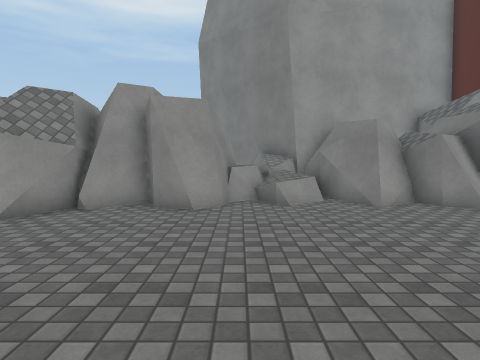
[1] (above)

20 first-person views from a walk through a Unity game level. The camera is 1.3 m above the floor, tilts 4° down and sees 75° across. The floor is counted in squares, 1 m on a side. Each view is taken from the middle of a square. On the plan, view 1 faces up. The plan holds only what a view shows up to about 14 squares ahead; the rest is blank. The place goes on beyond the plan. The player is left out. Some surface patterns are stand-ins.

[2]
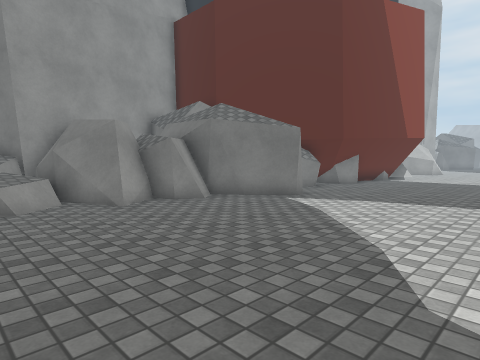

[3]
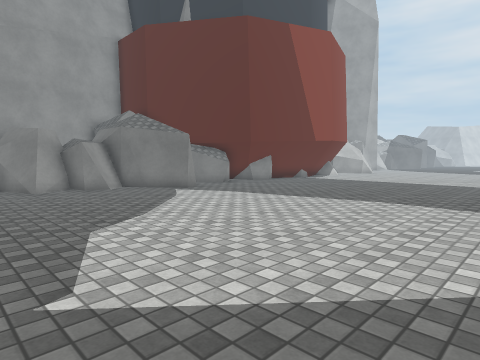

[4]
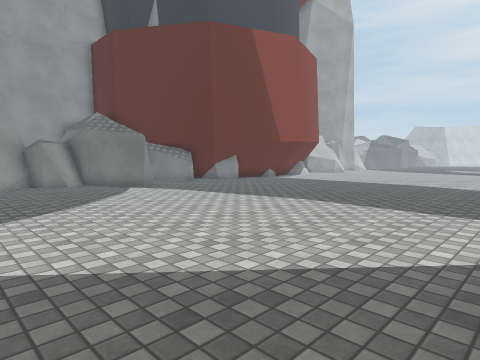

[5]
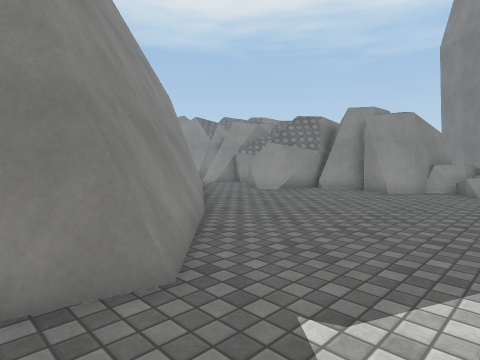

[6]
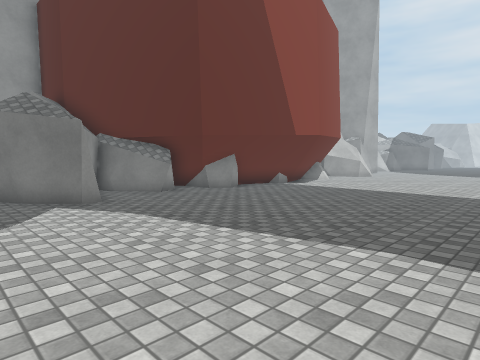

[7]
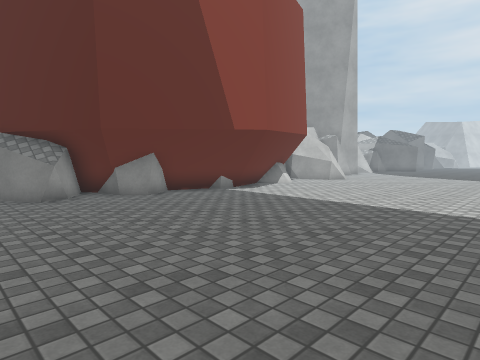

[8]
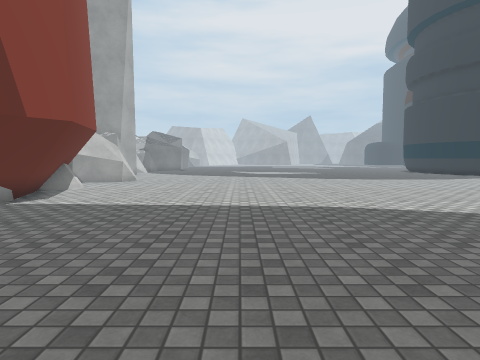

[9]
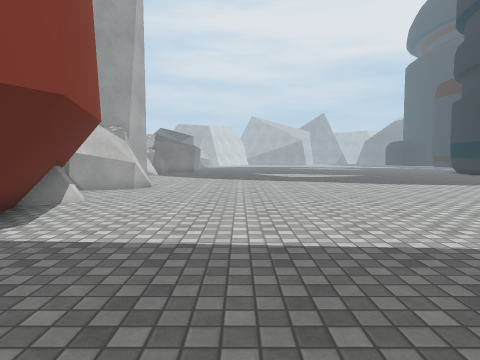

[10]
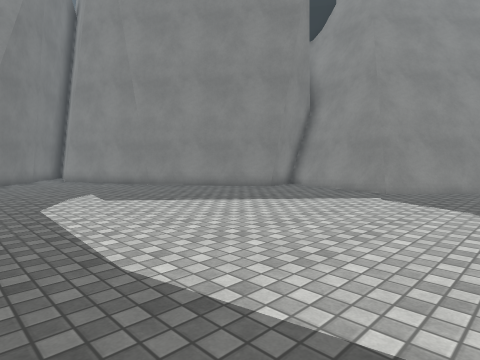

[11]
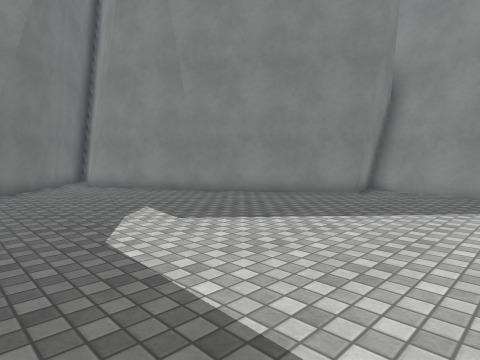

[12]
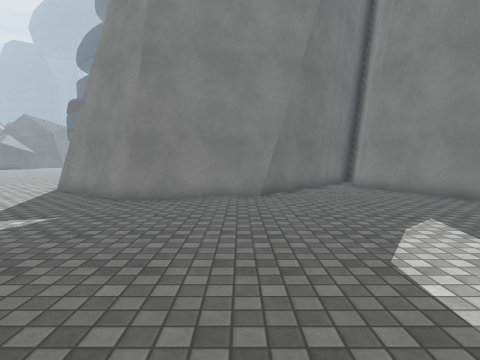

[13]
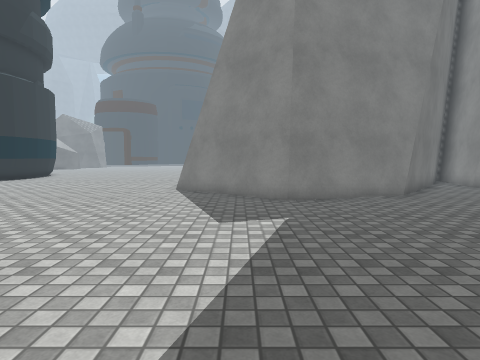

[14]
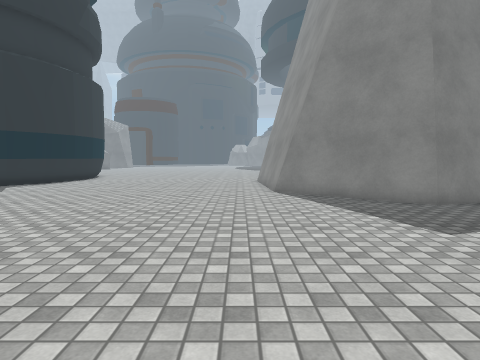

[15]
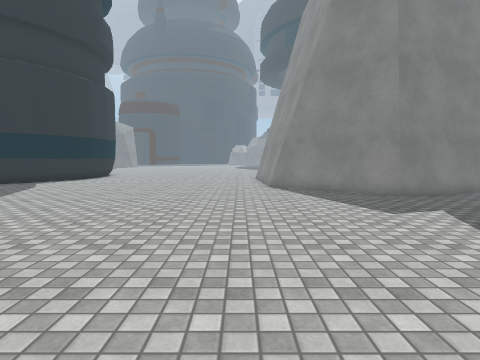

[16]
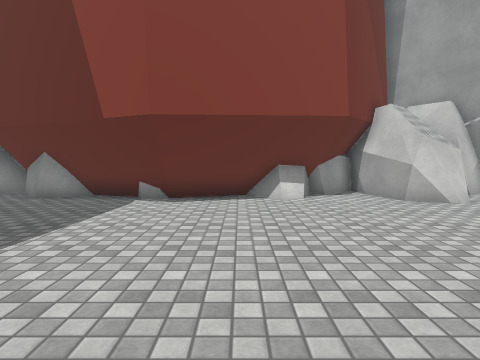

[17]
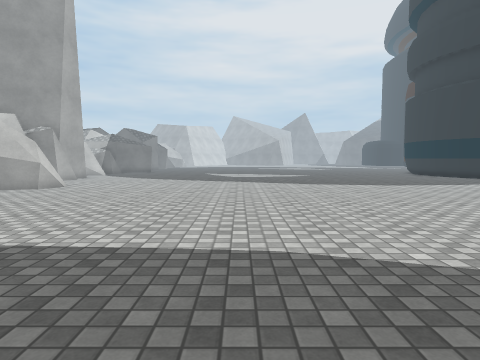

[18]
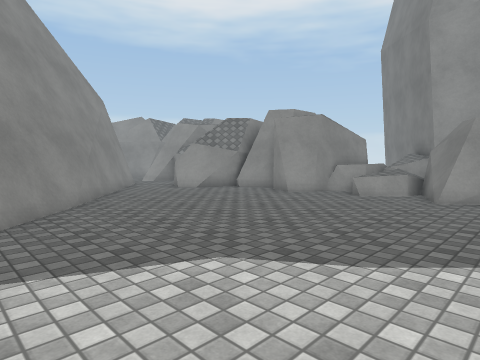

[19]
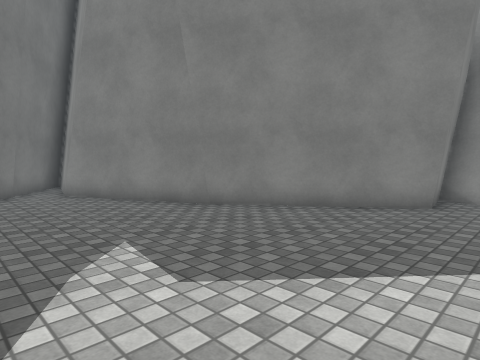

[20]
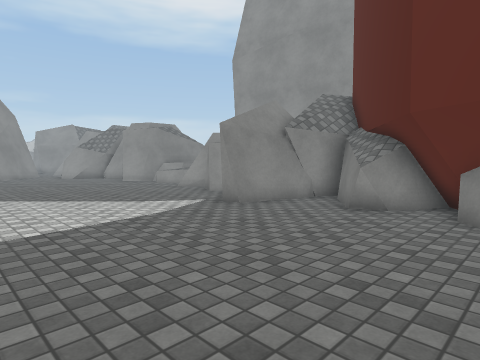

### Floor plan
Key: @ floor where view 1 was taken; # wall or solid block; . floor; = window, fence, low wall or low ledge; ^ raised ledge.
Columns run from 7 left of view 1 to 28 right of it. Each row starts with its distance up from view 1.
 11       #^=##
 10       #^#=#####  ##  #           ##
  9    ####====##### ######         ###
  8   ##.##........###.#######  #####.#
  7  ##............###.. ###########..##
  6  #...................... #### ....##
  5 ....................................
  4 #...................................
  3 ##..................................
  2  ##.................................
  1   ##=...............................
  0    ##=.@............................
 -1     ###.............................
 -2      ###............................
 -3       ##............................
 -4       #=............................
 -5       #.............................
 -6       #.............................
 -7      ####...........................
 -8         ##..........................
 -9          #..........................
-10          ##.........................
-11           ##........................
-12            ##.......................
-13             #.......####............
-14             #.....#######...........
-15             ##...##     ###.........
-16              #..##       ##=........
-17              ####         #=........
-18              ###          #=........

Positions as (right, up) in squares from view 1, and headings:
1: (0, 0), facing up
2: (0, 0), facing up-right
3: (1, -5), facing up-right
4: (2, -7), facing up-right
5: (3, -4), facing up-left
6: (6, -3), facing up-right
7: (10, -3), facing up-right
8: (10, 0), facing right
9: (14, 2), facing right
10: (12, 2), facing down-left
11: (12, -2), facing down-left
12: (12, -3), facing down
13: (17, -3), facing down
14: (21, -4), facing down
15: (21, -2), facing down
16: (22, -3), facing up
17: (14, -2), facing right
18: (6, -2), facing up-left
19: (10, -5), facing down-left
20: (16, 0), facing up-left
